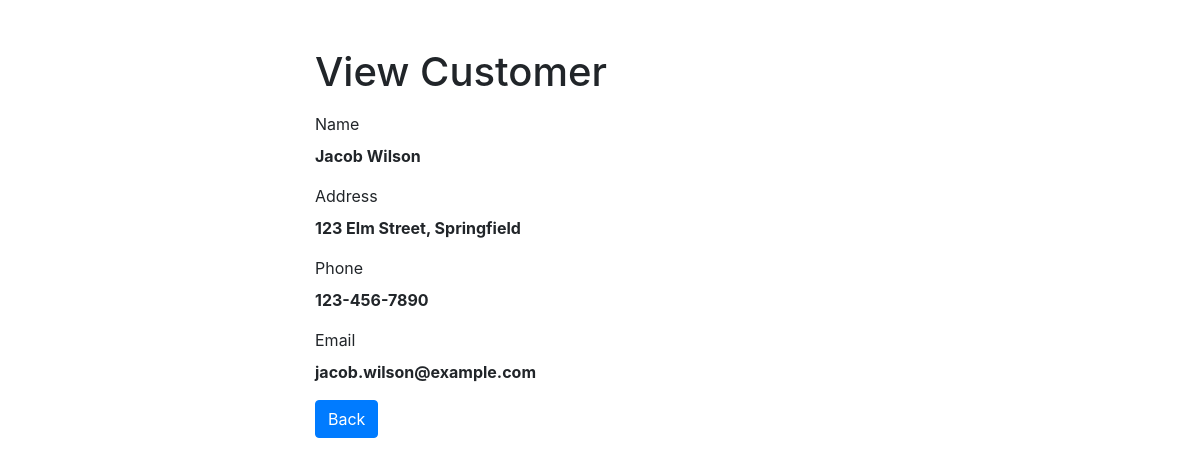
Screenshot of /read.php?id=1 with the database file from the repository.
### tables this page shows
CREATE TABLE `customers` (
  `id` int(11) NOT NULL,
  `name` varchar(100) NOT NULL,
  `address` text NOT NULL,
  `phone` varchar(20) NOT NULL,
  `email` varchar(100) NOT NULL
);

### read.php (the view, shortened to what this page needs)
<?php
if (isset($_GET["id"]) && !empty(trim($_GET["id"]))) {
    require_once "config.php";
    $sql = "SELECT * FROM customers WHERE id = ?";
    if ($stmt = mysqli_prepare($link, $sql)) {
        mysqli_stmt_bind_param($stmt, "i", $param_id);
        if (mysqli_stmt_execute($stmt)) {
            $result = mysqli_stmt_get_result($stmt);
            if (mysqli_num_rows($result) == 1) {
                $row = mysqli_fetch_array($result, MYSQLI_ASSOC);
            } else {
                header("location: error.php");
                exit();
            }
        } else {
            echo "Oops! Something went wrong. Please try again later.";
        }
    }
} else {
    header("location: error.php");
    exit();
}
?>
<!DOCTYPE html>
<html lang="en">
<head>
    <link rel="stylesheet" href="https://stackpath.bootstrapcdn.com/bootstrap/4.5.2/css/bootstrap.min.css">
</head>
<body>
    <div class="wrapper">
        <div class="container-fluid">
            <div class="row">
                <div class="col-md-12">
                    <h1 class="mt-5 mb-3">View Customer</h1>
                    <div class="form-group">
                        <label>Name</label>
                        <p><b><?php echo $row["name"]; ?></b></p>
                    </div>
                    <div class="form-group">
                        <label>Address</label>
                        <p><b><?php echo $row["address"]; ?></b></p>
                    </div>
                    <div class="form-group">
                        <label>Phone</label>
                        <p><b><?php echo $row["phone"]; ?></b></p>
                    </div>
                    <div class="form-group">
                        <label>Email</label>
                        <p><b><?php echo $row["email"]; ?></b></p>
                    </div>
                    <p><a href="index.php" class="btn btn-primary">Back</a></p>
                </div>
            </div>
        </div>
    </div>
</body>
</html>

### read.php (style rules this page uses)
.wrapper { width: 600px; margin: 0 auto; }

### rows the page displays
customers: name "Jacob Wilson", address "123 Elm Street, Springfield", phone "123-456-7890", email "jacob.wilson@example.com"
